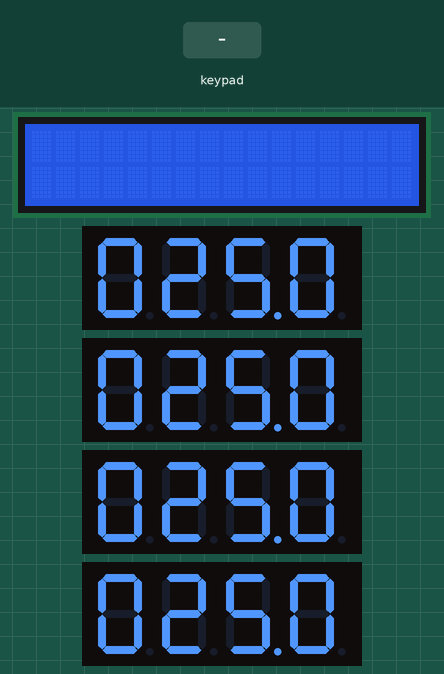
Simulated run of this sketch. Board: Arduino Uno, built with avr-gcc and run on an emulated ATmega328P. On the bench: 16×2 character LCD, 4 × 4-digit seven-segment display. The inputs (shaded band) are chosen by the test bench.

Above: at 1.3 s.
1.4 s: keypad keys 4 5 6 7 * pressed 0.4 s apart
At 4.3 s:
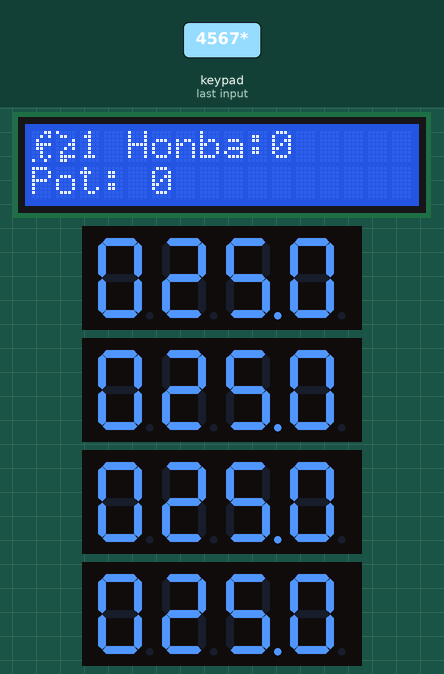
4.9 s: key 'N' pressed
At 6.1 s:
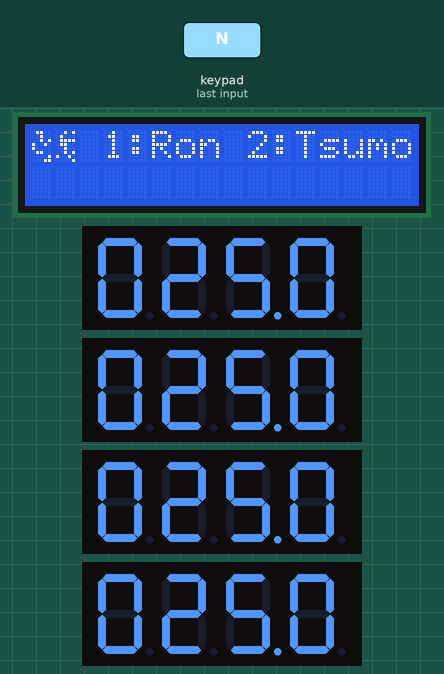
6.4 s: key '1' pressed
At 7.8 s:
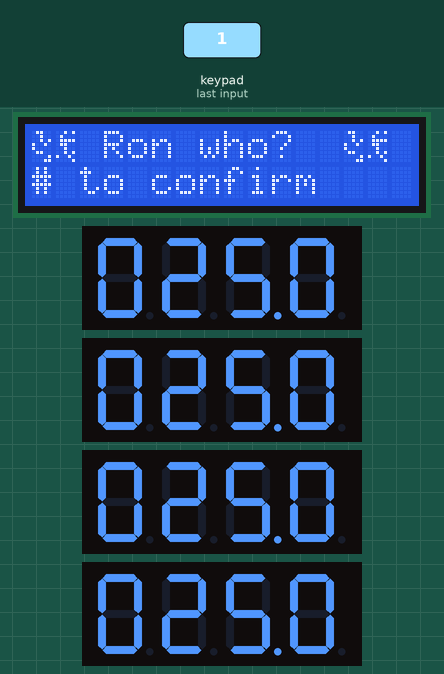
8.1 s: key 'E' pressed
At 9.3 s:
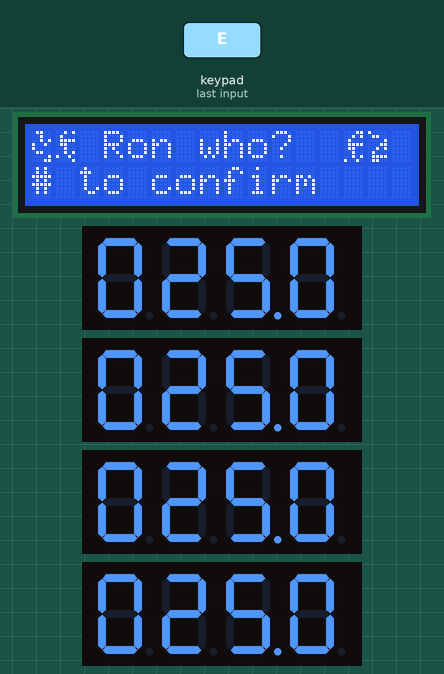
9.8 s: keypad keys 4 5 6 7 # pressed 0.4 s apart
At 12.9 s:
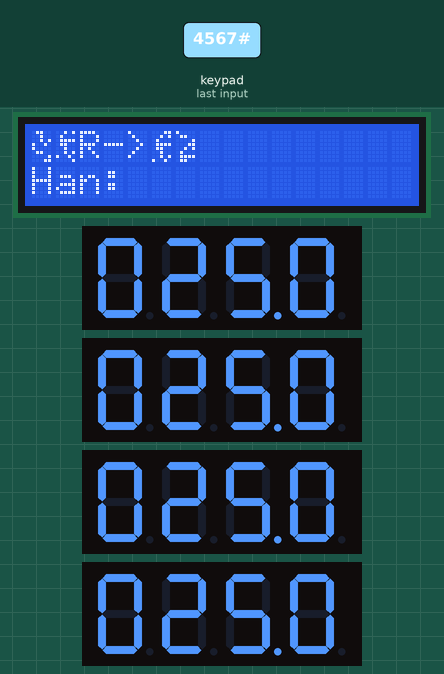
13.3 s: keypad keys 8 9 1 0 1 1 # pressed 0.4 s apart
At 17.0 s:
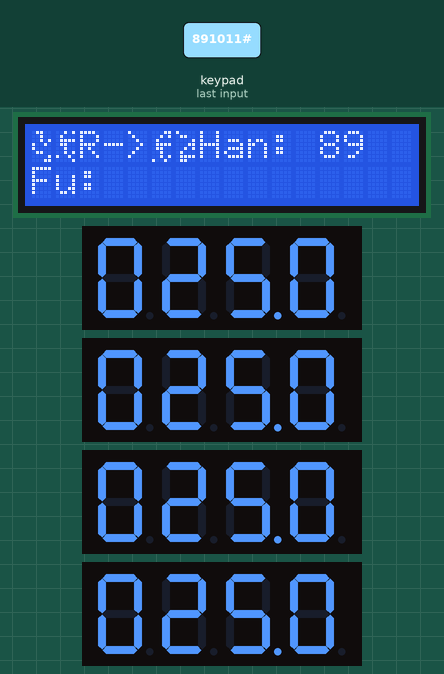
Timing chart, 0 to 18.5 s (numbered marks = the images above; inputs shaded):
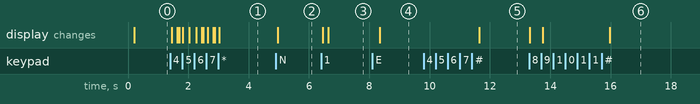

The sketch:

Mahjong.ino
```cpp
//#include "buttonreader.hpp"

#include "Mahjong.h"
/* Parts used:
  4x 02210
  1x 01027
  3x 01691
  1x 02266
  1x 00973
  1x 00199
*/

#define DEBUG true
#define displayAddress 0x27
#define displayHeight 2
#define displayWidth 16

int pot = 0;

// Player definitions
Player::Player(): score(0), riichi(false){}
bool Player::callRiichi(){
    if (score>=10 && riichi == false){
      score -= 10;
      pot += 10;
      riichi = true;
    } return riichi;
  }

// Game definitions
  Game::Game() : kiriage(1), hand(1) {} //default constructor

  Wind Game::getRoundWind(){return (Wind)((hand / 4u)+1);}
  byte Game::getKyoku() {return hand % 4u;}

  int Game::calculateBasePoints(const byte &han, const byte &fu) { //Calculates base points from han and fu
    if (han >=13) {
      return floor(han/13) * 8000;
    }
    if (han>=5) {
      switch (han) {
        case 5:
          return 2000;
          break;
        case 6:
        case 7:
          return 3000;
          break;
        case 8:
        case 9:
        case 10:
          return 4000;
          break;
        case 11:
        case 12:
          return 5000;
          break;
        default:
          break;
      }
    }
    uint basePoints = fu * 2^(2 + han);
    return (basePoints == 1920 && kiriage)? 2000 : basePoints;
  }


  Game& Game::ron(const byte &winner, const int &basePoints, const byte &opponent) {
    byte kyoku = getKyoku();
    bool dealerWin = (winner == kyoku);
    int x = (round(basePoints * (winner == kyoku ? 6 : 4) / 100) + honba * 3);
    players[opponent].score -= x;
    players[winner].score += x + pot;
    dealerWin ? ++honba : honba = 0;
    pot = 0;
    return *this;
  }

  Game& Game::tsumo(const byte &winner, const int &basePoints) {
    byte kyoku = getKyoku();
    bool dealerWin = (winner == kyoku);
    int y = basePoints * (winner == kyoku ? 2 : 1);
    int x = 0;
    for (byte i = 0; i < 4; i++) {
      if (i == winner) {break;}
      int temp = (i == kyoku ? round(y / 50) * 100 : round(y / 100)+ honba);
      players[i].score -= temp;
      x += temp;
    }
    players[winner].score += x + pot;
    dealerWin ? ++honba : honba = 0;
    pot = 0;
    return *this;
  }

const byte keypadRows = 4;
const byte keypadCols = 4;

const char keypadKeys[keypadRows][keypadCols] = {
  {'1', '2', '3', 'N'},
  {'4', '5', '6', 'E'},
  {'7', '8', '9', 'S'},
  {'*', '0', '#', 'W'}
};
const char numToKeypad[] = {};
byte rowPins[keypadRows] = {4,5,6,7};
byte colPins[keypadCols] = {8,9,10,11};

Keypad numpad = Keypad((char*)keypadKeys, rowPins, colPins, keypadRows, keypadCols);

//bitmaps for kanji characters, same order as Wind enum, 2 bytes per char cause mainDisplay char is 5x8
const PROGMEM uint8_t windKanji[8][8] = {
  {
    B00001,
    B00001,
    B00111,
    B00001,
    B00011,
    B00101,
    B00001,
    B00000
  },
  {
    B01000,
    B01000,
    B01010,
    B01100,
    B01000,
    B01010,
    B01110,
    B00000
  },
  {
    B00000,
    B00111,
    B00010,
    B00011,
    B00010,
    B00001,
    B00110,
    B00000
  },
  {
    B10000,
    B11110,
    B10100,
    B11100,
    B10100,
    B11000,
    B10110,
    B00000
  },
  {
    B00000,
    B00111,
    B00000,
    B00111,
    B00101,
    B00111,
    B00100,
    B00000
  },
  {
    B10000,
    B11110,
    B10000,
    B11110,
    B01010,
    B11110,
    B10010,
    B00000
  },
  {
    B00111,
    B00001,
    B00111,
    B00101,
    B00110,
    B00100,
    B00111,
    B00000
  },
  {
    B11110,
    B01000,
    B11110,
    B01010,
    B01110,
    B00010,
    B11110,
    B00000
  },
};
hd44780_I2Cexp mainDisplay;


state cState; //current state
bool stateChanged; //changed state since last cycle

Game game; //the current game


void setup() {
  Serial.begin(9600);
  numpad.setHoldTime(29);
  mainDisplay.begin(displayWidth,displayHeight);
  mainDisplay.lineWrap();
  for (byte i = 0; i < 8; i++)
  {
    mainDisplay.createChar(i,windKanji[i]);
  }
  for (byte i = 0; i < 4; i++)
  {
    game.players[i].scoreDisplay.begin(0x70 + i);
  }


  cState = configMenu;
}

void loop () {
  static int debouncetimer = (millis() % 250);
  static bool firstRun = true;
  while((millis() % 250)-debouncetimer < 60);
  debouncetimer = (millis() % 250);
  if (numpad.getKeys() || firstRun){
    firstRun = false;
    switch (cState)
    {
    case configMenu:
      configMenuLoop();
      break;
    case debugMenu:
      debugMenuLoop();
      break;
    case gameMenu:
      gameMenuLoop();
      break;
    case playerMenu:
      playerMenuLoop();
      break;
    case running:
      runningLoop();
      break;
    }
    if (cState == running && stateChanged) runningLoop();
    for (auto &&player : game.players)
    {
      for (byte i = 0; i < 4; i++)
      {
        int n = pow(10,i);
        player.scoreDisplay.writeDigitAscii(3-i,'0'+ ((player.score / n) % 10),i==1);
      }

      player.scoreDisplay.writeDisplay();
    }

  }
}

void runningLoop(){
  if (stateChanged && cState == running){ //change handler
    mainDisplay.clear();
    writeKanji(game.getRoundWind());
    mainDisplay.print(game.getKyoku());
    mainDisplay.print(" Honba:");
    mainDisplay.print(game.honba);
    mainDisplay.setCursor(0,1);
    mainDisplay.print("Pot: ");
    mainDisplay.print(pot);
    stateChanged = false;
    return;
  }

  //if (numpad.isPressed(''))
  if (numpad.isPressed('N') || numpad.isPressed('E') || numpad.isPressed('S') || numpad.isPressed('W')) {
    cState = playerMenu;
    stateChanged = true;
    playerMenuLoop();
    }
}

void configMenuLoop(){
  static byte menuPosition = 0;
  if (numpad.isPressed('*')) {
    cState = running;
    stateChanged = true;
    return;
  }
  mainDisplay.print("placeholder");
  for (auto &&player : game.players)
  {
    player.score = game.startingPoints;
  }

}

void gameMenuLoop(){
  static byte menuPosition = 0;


}

void debugMenuLoop(){
  static byte menuPosition = 0;


}

void playerMenuLoop(){
  enum playerMenuPosition : byte {root = 0, ron = 1, tsumo = 2, riichi = 3, ronYaku = 10, ronFu = 11, ronConfirm = 12, tsumoYaku = 20, tsumoFu = 21, tsumoConfirm = 22};
  static bool positionChanged;
  static playerMenuPosition menuPosition = root; //0: root, 1*: ron, 2*: tsumo, 3*: riichi
  static Wind menuOwner;
  static Wind target;
  static byte han;
  static byte fu;
  switch (menuPosition){
    case root:
    {
      if (stateChanged || positionChanged) { // change handler
        if (stateChanged){
          for (byte i = 0; i < 4; i++)
          {
            if (numpad.isPressed(keypadKeys[i][3])){
              menuOwner = Wind(i);
              break;
            }
          }
        }
        mainDisplay.clear();
        writeKanji(menuOwner);
        mainDisplay.print(" 1:Ron 2:Tsumo 3:Riichi");
        //mainDisplay.setCursor(0,1);
        //mainDisplay.print("")
        positionChanged = stateChanged = false;
        return;
      }
      for (byte i = 0; i < 3; i++)
      {
        if(numpad.isPressed('0'+ i)){
          target = menuOwner;
          mainDisplay.clear();
          writeKanji(menuOwner);
          positionChanged = true;
          menuPosition = playerMenuPosition(i);
          break;
        }
      }
      if(numpad.isPressed('*')){
        cState = running;
        menuOwner = North;
        target = North;
        stateChanged = true;
        return;
      }
    } break;

    case ron:
    {
      if (positionChanged){ // change handler
        mainDisplay.setCursor(2,0);
        mainDisplay.print(" Ron who?  ");
        writeKanji(target);
        mainDisplay.setCursor(0,1);
        mainDisplay.print("# to confirm");

        positionChanged = false;
        return;
      }
      if (numpad.isPressed('*')){
        menuPosition = root;
        positionChanged = true;
        return;
      }
      if (numpad.isPressed('#')){
        if (target != menuOwner) {
          menuPosition = ronYaku;
          positionChanged = true;
          return;
        }
      }
      for (byte i = 0; i < 4; i++)
      {
        if (numpad.isPressed(keypadKeys[i][3])){
          target = Wind(i);
          positionChanged = true;
        break;
        }
      } return;
    } break;

    case tsumo:
    {
      if (positionChanged){ // change handler
        mainDisplay.setCursor(2,0);
        mainDisplay.print(" Tsumo?");
        mainDisplay.setCursor(0,1);
        mainDisplay.print("# to confirm");

        positionChanged = false;
        return;
      }
      if (numpad.isPressed('*')){
        menuPosition = root;
        positionChanged = true;
        return;
      }
      if (numpad.isPressed('#')){
        menuPosition = tsumoYaku;
        positionChanged = true;
        return;
      }
      return;
    } break;

    case riichi:
    {
      if (positionChanged){ // change handler
        mainDisplay.setCursor(2,0);
        if(game.players[menuOwner].riichi) {
          mainDisplay.print(" is already");
          mainDisplay.setCursor(0,1);
          mainDisplay.print("Riichi!");
          menuPosition = root;
          return;
        }
        mainDisplay.print(" Riichi?");
        mainDisplay.setCursor(0,1);
        mainDisplay.print("# to confirm");
        positionChanged = false;
        return;
      }
      if (numpad.isPressed('*')){
        menuPosition = root;
        positionChanged = true;
        return;
      }
      if (numpad.isPressed('#')){
        mainDisplay.setCursor(2,0);
        if (game.players[menuOwner].callRiichi()){
          mainDisplay.print(" has gone");
          mainDisplay.setCursor(0,1);
          mainDisplay.print("RIICHI!!!");
        } else {
          mainDisplay.print(" does not have");
          mainDisplay.setCursor(0,1);
          mainDisplay.print("enough points!");
        }
        delay(1000);
        menuPosition = root;
        cState = running;
        stateChanged = true;
        return;
      }
    } break;

    case ronYaku:
    {
      if (positionChanged) {
        mainDisplay.clear();
        writeKanji(menuOwner);
        mainDisplay.print("R->");
        writeKanji(target);
        mainDisplay.setCursor(0,1);
        mainDisplay.print("Han: ");
        han = 0;
        positionChanged = false;
        return;
      }
      if (numpad.isPressed('*')){
        menuPosition = ron;
        positionChanged = true;
        return;
      }
      if (numpad.isPressed('#') && han > 0){
        menuPosition = ronFu;
        positionChanged = true;
        return;
      }
      char nextNumber = keypadInputByte(han);
      if (nextNumber){
        mainDisplay.print(nextNumber);
      }
      return;
    } break;

    case ronFu:
    {
      if (positionChanged) {
        mainDisplay.clear();
        writeKanji(menuOwner);
        mainDisplay.print("R->");
        writeKanji(target);
        mainDisplay.print("Han: ");
        mainDisplay.print(han);
        mainDisplay.setCursor(0,1);
        mainDisplay.print("Fu: ");
        fu = 0;
        positionChanged = false;
        return;
      }
      if (numpad.isPressed('*')){
        menuPosition = ronYaku;
        positionChanged = true;
        return;
      }
      if (numpad.isPressed('#') && fu > 0){
        menuPosition = ronConfirm;
        positionChanged = true;
        return;
      }
      char nextNumber = keypadInputByte(fu);
      if (nextNumber){
        mainDisplay.print(nextNumber);
      }
      return;
    } break;

    case ronConfirm: //UNIMPL
    {
      if (positionChanged) {
        mainDisplay.clear();
        writeKanji(menuOwner);
        mainDisplay.print("R->");
        writeKanji(target);
        mainDisplay.print("Han: ");
        mainDisplay.print(han);
        mainDisplay.setCursor(0,1);
        mainDisplay.print("Fu: ");
        fu = 0;
        positionChanged = false;
        return;
      }
      if (numpad.isPressed('*')){
        menuPosition = ronYaku;
        positionChanged = true;
        return;
      }
      if (numpad.isPressed('#') && fu > 0){
        menuPosition = ronFu;
        positionChanged = true;
        return;
      }
    } break;
    case tsumoYaku:
    {
      if (positionChanged) {
        mainDisplay.clear();
        writeKanji(menuOwner);
        mainDisplay.print("T");
        mainDisplay.setCursor(0,1);
        mainDisplay.print("Han: ");
        han = 0;
        positionChanged = false;
        return;
      }
      if (numpad.isPressed('*')){
        menuPosition = tsumo;
        positionChanged = true;
        return;
      }
      if (numpad.isPressed('#') && han > 0){
        menuPosition = tsumoFu;
        positionChanged = true;
        return;
      }
      char nextNumber = keypadInputByte(han);
      if (nextNumber){
        mainDisplay.print(nextNumber);
      }
      return;
    } break;
    default:
    {
      menuPosition = root;
      positionChanged = true;
    } break;
  }
}

void writeKanji(const Wind &kanji){ //writes 2-character wide kanji
  mainDisplay.write(kanji*2);
  mainDisplay.write(kanji*2+1);
}

char keypadInputByte(byte &temp) {
  if(temp <= 25) { //make sure we don't try to go over 255
    for (byte i = 0; i < 10; i++)
    {
      char c = '0'+ i;
      if (numpad.isPressed(c)) {
        if(temp == 25 && i > 5){ //make sure we don't try to go over 255
          return 0;
        }
        temp = temp * 10 + i;
        return c;
      }
    }
  }
  return 0;
}
```

Mahjong.h
```cpp
#pragma once
#ifndef MAHJONG_H
#define MAHJONG_H

#include <Keypad.h>
#include <hd44780.h>
#include <hd44780ioClass/hd44780_I2Cexp.h>
#include <Adafruit_LEDBackpack.h>

enum Wind : byte {North, East, South, West}; //enum for winds, 1 = east
enum state : byte {running, configMenu, gameMenu, debugMenu, playerMenu}; //enum for which menu one is in

class Player {
public:
  bool riichi : 1;
  Wind wind : 2;
  int score;
  Adafruit_AlphaNum4 scoreDisplay;
  Player();

  bool callRiichi();
};

class Game {
public:
  Game();

  byte hand : 4; //current hand number
  bool kiriage : 1; //Kiriage Mangan

  byte honba = 0; //current honba count, NOT
  int startingPoints = 250, //each player's starting score in 100s
      goalPoints = 300; //target score in 100s

  Player players[4]; //all players

  Wind getRoundWind(); //returns current round Wind
  byte getKyoku();//returns kyoku a.k.a. dealer
  int calculateBasePoints(const byte &han, const byte &fu);


// These functions return the object, to allow chaining of functions (probably won't need it, but I might as well show I know how to do this)
  Game& ron(const byte &winner, const int &basePoints, const byte &opponent);
  Game& tsumo(const byte &winner, const int &basePoints);
};
#endif
```

Measured:
- after the input at 4.9 s, the display: changes after 0.07 s (image 2)
- after the input at 6.4 s, the display: first changes after 0.05 s (image 3 shows a later state)
- after the input at 8.1 s, the display: changes after 0.25 s (image 4)
- after the input at 9.8 s, the display: changes after 1.8 s (image 5)
- after the input at 13.3 s, the display: first changes at once (image 6 shows a later state)
